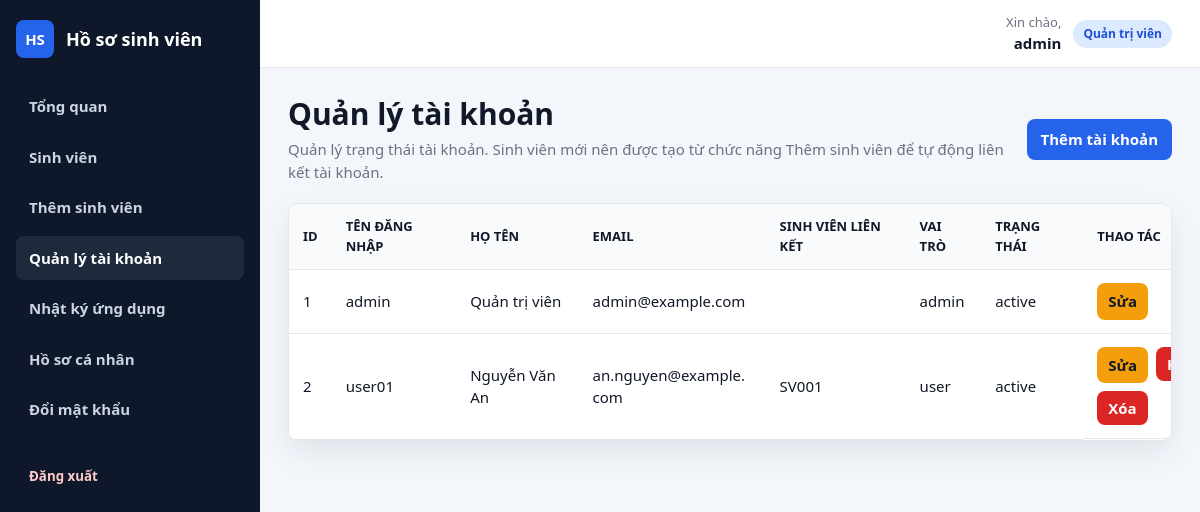
/users.php (signed in), run on the app's committed database.
### tables this page shows
CREATE TABLE IF NOT EXISTS users (
    id INT UNSIGNED AUTO_INCREMENT PRIMARY KEY,
    student_id INT UNSIGNED NULL,
    username VARCHAR(50) NOT NULL UNIQUE,
    password_hash VARCHAR(255) NOT NULL,
    full_name VARCHAR(120) NOT NULL DEFAULT '',
    email VARCHAR(120) NOT NULL DEFAULT '',
    role ENUM('admin', 'user') NOT NULL DEFAULT 'user',
    status ENUM('active', 'locked') NOT NULL DEFAULT 'active',
    created_at TIMESTAMP NOT NULL DEFAULT CURRENT_TIMESTAMP,
    updated_at TIMESTAMP NOT NULL DEFAULT CURRENT_TIMESTAMP ON UPDATE CURRENT_TIMESTAMP,
    UNIQUE KEY uq_users_student_id (student_id),
    CONSTRAINT fk_users_student FOREIGN KEY (student_id) REFERENCES students(id) ON DELETE CASCADE
);

CREATE TABLE IF NOT EXISTS students (
    id INT UNSIGNED AUTO_INCREMENT PRIMARY KEY,
    student_code VARCHAR(30) NOT NULL UNIQUE,
    full_name VARCHAR(120) NOT NULL,
    email VARCHAR(120) NOT NULL,
    phone VARCHAR(30) NULL,
    major VARCHAR(120) NULL,
    year TINYINT UNSIGNED NULL,
    created_at TIMESTAMP NOT NULL DEFAULT CURRENT_TIMESTAMP,
    updated_at TIMESTAMP NOT NULL DEFAULT CURRENT_TIMESTAMP ON UPDATE CURRENT_TIMESTAMP,
    INDEX idx_students_search (student_code, full_name, email)
);

### config/database.php (called while the page is built, shortened)
<?php
function get_pdo(): PDO
{
    $host = 'localhost';
    $database = 'web_demo_student';
    $username = 'root';
    $password = '';
    $dsn = "mysql:host={$host};dbname={$database};charset=utf8mb4";
    $pdo = new PDO($dsn, $username, $password, [
        PDO::ATTR_ERRMODE => PDO::ERRMODE_EXCEPTION,
        PDO::ATTR_DEFAULT_FETCH_MODE => PDO::FETCH_ASSOC,
        PDO::ATTR_EMULATE_PREPARES => false,
    ]);
    return $pdo;
}

### app/user.php (called while the page is built, shortened)
<?php
require_once __DIR__ . '/../config/database.php';
require_once __DIR__ . '/helpers.php';
function list_users(): array
{
    $stmt = get_pdo()->query(
        'SELECT users.id, users.student_id, users.username, users.full_name, users.email,
                users.role, users.status, users.created_at, users.updated_at,
                students.student_code, students.full_name AS student_name
         FROM users
         LEFT JOIN students ON students.id = users.student_id
         ORDER BY users.id ASC'
    );
    return $stmt->fetchAll();
}

### public/users.php (the view, shortened to what this page needs)
<?php
require_once __DIR__ . '/../app/user.php';
$users = list_users();
?>
<section class="page-header">
    <div><h1>Quản lý tài khoản</h1><p>Quản lý trạng thái tài khoản. Sinh viên mới nên được tạo từ chức năng Thêm sinh viên để tự động liên kết tài khoản.</p></div>
    <a class="btn btn-primary" href="user_form.php">Thêm tài khoản</a>
</section>
<section class="table-card">
    <table class="table">
        <thead><tr><th>ID</th><th>Tên đăng nhập</th><th>Họ tên</th><th>Email</th><th>Sinh viên liên kết</th><th>Vai trò</th><th>Trạng thái</th><th>Thao tác</th></tr></thead>
        <tbody>
            <?php foreach ($users as $user): ?>
                <tr>
                    <td><?= e($user['id']) ?></td><td><?= e($user['username']) ?></td><td><?= e($user['full_name']) ?></td><td><?= e($user['email']) ?></td><td><?= e($user['student_code']) ?></td><td><?= e($user['role']) ?></td><td><?= e($user['status']) ?></td>
                    <td class="actions">
                        <a class="btn btn-warning" href="user_form.php?id=<?= e($user['id']) ?>">Sửa</a>
                        <?php if ((int) $user['id'] !== (int) $_SESSION['user_id']): ?>
                            <form method="post"><button class="btn <?= $user['status'] === 'active' ? 'btn-danger' : 'btn-primary' ?>" type="submit"></button></form>
                            <form method="post" onsubmit="return confirm('Bạn có chắc chắn muốn xóa tài khoản này không?')"><button class="btn btn-danger" type="submit">Xóa</button></form>
                        <?php endif; ?>
                    </td>
                </tr>
            <?php endforeach; ?>
        </tbody>
    </table>
</section>

### public/assets/style.css (style rules this page uses)
:root { --font-main: "Segoe UI", Tahoma, Arial, sans-serif; --bg: #f3f6fb; --sidebar: #0f172a; --sidebar-soft: #1e293b; --card: #ffffff; --card-soft: #f8fafc; --field: #ffffff; --table-head: #f8fafc; --text: #111827; --muted: #6b7280; --border: #e5e7eb; --primary: #2563eb; --primary-dark: #1d4ed8; --danger: #dc2626; --warning: #f59e0b; --shadow: 0 12px 30px rgba(15, 23, 42, 0.08); --radius: 10px; }
* { box-sizing: border-box; font-family: var(--font-main); }
*::before, *::after { box-sizing: border-box; font-family: var(--font-main); }
body { margin: 0; background: var(--bg); color: var(--text); font-family: var(--font-main); font-size: 15px; line-height: 1.5; }
a { color: var(--primary); text-decoration: none; }
.page-header { align-items: center; display: flex; justify-content: space-between; gap: 18px; margin-bottom: 20px; }
.page-header h1 { font-size: 30px; line-height: 1.2; margin: 0 0 6px; }
.page-header p { color: var(--muted); margin: 0; }
.card, .table-card, .login-card, .stat-card { background: var(--card); border: 1px solid var(--border); border-radius: var(--radius); box-shadow: var(--shadow); }
.table-card { margin-bottom: 18px; overflow-x: auto; }
.btn { align-items: center; border: 1px solid transparent; border-radius: 8px; cursor: pointer; display: inline-flex; font-family: var(--font-main); font-size: inherit; font-weight: 800; justify-content: center; min-height: 40px; padding: 8px 13px; white-space: nowrap; }
.btn-primary { background: var(--primary); color: #ffffff; }
.btn-danger { background: var(--danger); color: #ffffff; }
.btn-warning { background: var(--warning); color: #111827; }
.form-actions, .actions { display: flex; flex-wrap: wrap; gap: 8px; }
.actions .btn { min-height: 34px; padding: 6px 10px; }
.table, table { border-collapse: collapse; min-width: 980px; width: 100%; }
th, td { border-bottom: 1px solid var(--border); padding: 13px 14px; text-align: left; vertical-align: middle; }
th { background: var(--table-head); color: var(--text); font-size: 13px; text-transform: uppercase; }
td { overflow-wrap: anywhere; }

### data on the page
users: id "1", username "admin", full_name "Quản trị viên", email "admin@example.com", role "admin", status "active"
users: id "2", username "user01", full_name "Nguyễn Văn An", email "an.nguyen@example.com", student.student_code "SV001", role "user", status "active"

### other printed values
$label "Tổng quan"
$label "Sinh viên"
$label "Thêm sinh viên"
$label "Quản lý tài khoản"
$label "Nhật ký ứng dụng"
$label "Hồ sơ cá nhân"
$label "Đổi mật khẩu"
$username "admin"
role_label($role) "Quản trị viên"
